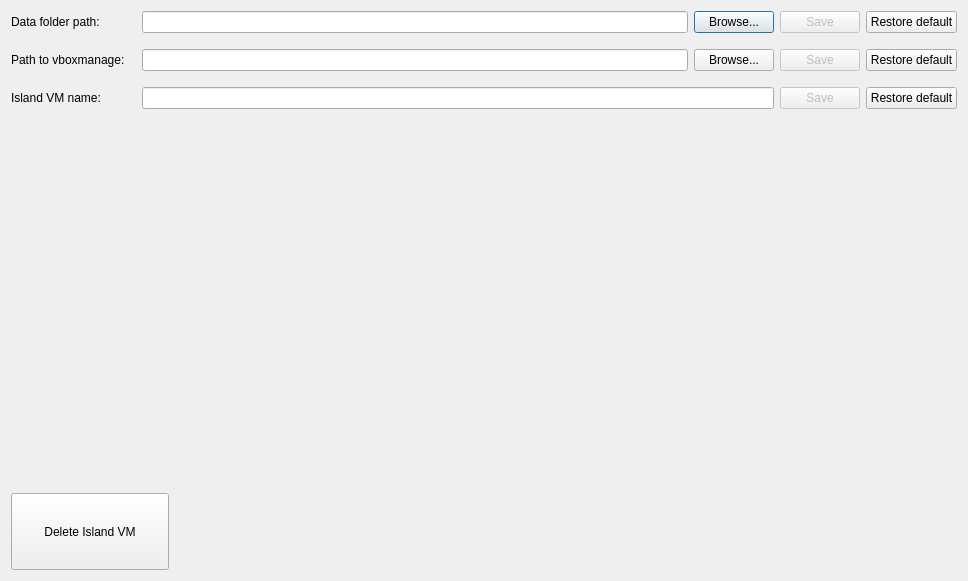
<?xml version="1.0" encoding="UTF-8"?>
<ui version="4.0">
 <class>ConfigForm</class>
 <widget class="QDialog" name="ConfigForm">
  <property name="geometry">
   <rect>
    <x>0</x>
    <y>0</y>
    <width>968</width>
    <height>581</height>
   </rect>
  </property>
  <property name="windowTitle">
   <string>Configuration</string>
  </property>
  <layout class="QVBoxLayout" name="verticalLayout">
   <item>
    <layout class="QHBoxLayout" name="horizontalLayout_12">
     <property name="bottomMargin">
      <number>10</number>
     </property>
     <item>
      <widget class="QLabel" name="label_2">
       <property name="minimumSize">
        <size>
         <width>125</width>
         <height>0</height>
        </size>
       </property>
       <property name="text">
        <string>Data folder path:</string>
       </property>
      </widget>
     </item>
     <item>
      <widget class="QLineEdit" name="dfLineEdit"/>
     </item>
     <item>
      <widget class="QPushButton" name="dfSelectPath">
       <property name="text">
        <string>Browse...</string>
       </property>
      </widget>
     </item>
     <item>
      <widget class="QPushButton" name="dfSave">
       <property name="enabled">
        <bool>false</bool>
       </property>
       <property name="text">
        <string>Save</string>
       </property>
       <property name="icon">
        <iconset>
         <normaloff>:/images/yes</normaloff>:/images/yes</iconset>
       </property>
      </widget>
     </item>
     <item>
      <widget class="QPushButton" name="dfDefault">
       <property name="text">
        <string>Restore default</string>
       </property>
       <property name="icon">
        <iconset>
         <normaloff>:/images/reload</normaloff>:/images/reload</iconset>
       </property>
      </widget>
     </item>
    </layout>
   </item>
   <item>
    <layout class="QHBoxLayout" name="horizontalLayout_11">
     <property name="bottomMargin">
      <number>10</number>
     </property>
     <item>
      <widget class="QLabel" name="vboxmanagePathLabel">
       <property name="minimumSize">
        <size>
         <width>125</width>
         <height>0</height>
        </size>
       </property>
       <property name="text">
        <string>Path to vboxmanage:</string>
       </property>
      </widget>
     </item>
     <item>
      <widget class="QLineEdit" name="vboxmanagePathLineEdit">
       <property name="minimumSize">
        <size>
         <width>200</width>
         <height>0</height>
        </size>
       </property>
      </widget>
     </item>
     <item>
      <widget class="QPushButton" name="vboxmanageSelectPath">
       <property name="text">
        <string>Browse...</string>
       </property>
      </widget>
     </item>
     <item>
      <widget class="QPushButton" name="vboxmanageSave">
       <property name="enabled">
        <bool>false</bool>
       </property>
       <property name="text">
        <string>Save</string>
       </property>
       <property name="icon">
        <iconset>
         <normaloff>:/images/yes</normaloff>:/images/yes</iconset>
       </property>
      </widget>
     </item>
     <item>
      <widget class="QPushButton" name="vboxmanageDefault">
       <property name="text">
        <string>Restore default</string>
       </property>
       <property name="icon">
        <iconset>
         <normaloff>:/images/reload</normaloff>:/images/reload</iconset>
       </property>
      </widget>
     </item>
    </layout>
   </item>
   <item>
    <layout class="QHBoxLayout" name="horizontalLayout_10">
     <property name="bottomMargin">
      <number>10</number>
     </property>
     <item>
      <widget class="QLabel" name="vMnameLabel">
       <property name="minimumSize">
        <size>
         <width>125</width>
         <height>0</height>
        </size>
       </property>
       <property name="text">
        <string>Island VM name:</string>
       </property>
      </widget>
     </item>
     <item>
      <widget class="QLineEdit" name="vmnameLineEdit">
       <property name="minimumSize">
        <size>
         <width>300</width>
         <height>0</height>
        </size>
       </property>
      </widget>
     </item>
     <item>
      <widget class="QPushButton" name="vmnameSave">
       <property name="enabled">
        <bool>false</bool>
       </property>
       <property name="text">
        <string>Save</string>
       </property>
       <property name="icon">
        <iconset>
         <normaloff>:/images/yes</normaloff>:/images/yes</iconset>
       </property>
      </widget>
     </item>
     <item>
      <widget class="QPushButton" name="vmnameDefault">
       <property name="text">
        <string>Restore default</string>
       </property>
       <property name="icon">
        <iconset>
         <normaloff>:/images/reload</normaloff>:/images/reload</iconset>
       </property>
      </widget>
     </item>
    </layout>
   </item>
   <item>
    <spacer name="verticalSpacer_3">
     <property name="orientation">
      <enum>Qt::Vertical</enum>
     </property>
     <property name="sizeHint" stdset="0">
      <size>
       <width>20</width>
       <height>379</height>
      </size>
     </property>
    </spacer>
   </item>
   <item>
    <layout class="QHBoxLayout" name="horizontalLayout_14">
     <item>
      <widget class="QPushButton" name="deleteIslandButton">
       <property name="minimumSize">
        <size>
         <width>0</width>
         <height>50</height>
        </size>
       </property>
       <property name="styleSheet">
        <string notr="true">width: 150px; height: 80px;</string>
       </property>
       <property name="text">
        <string>Delete Island VM</string>
       </property>
       <property name="icon">
        <iconset>
         <normaloff>:/images/error</normaloff>:/images/error</iconset>
       </property>
      </widget>
     </item>
     <item>
      <spacer name="horizontalSpacer_2">
       <property name="orientation">
        <enum>Qt::Horizontal</enum>
       </property>
       <property name="sizeHint" stdset="0">
        <size>
         <width>40</width>
         <height>20</height>
        </size>
       </property>
      </spacer>
     </item>
    </layout>
   </item>
  </layout>
 </widget>
 <resources/>
 <connections/>
</ui>
